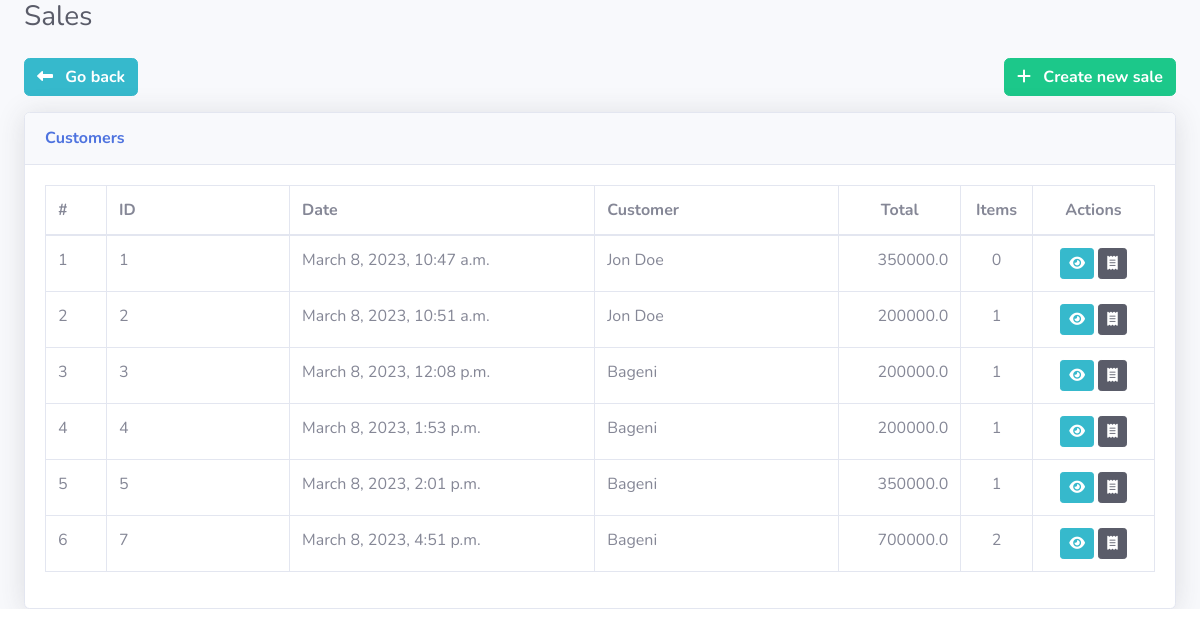
The page /posApp/sales (signed in) on the database as committed earlier.
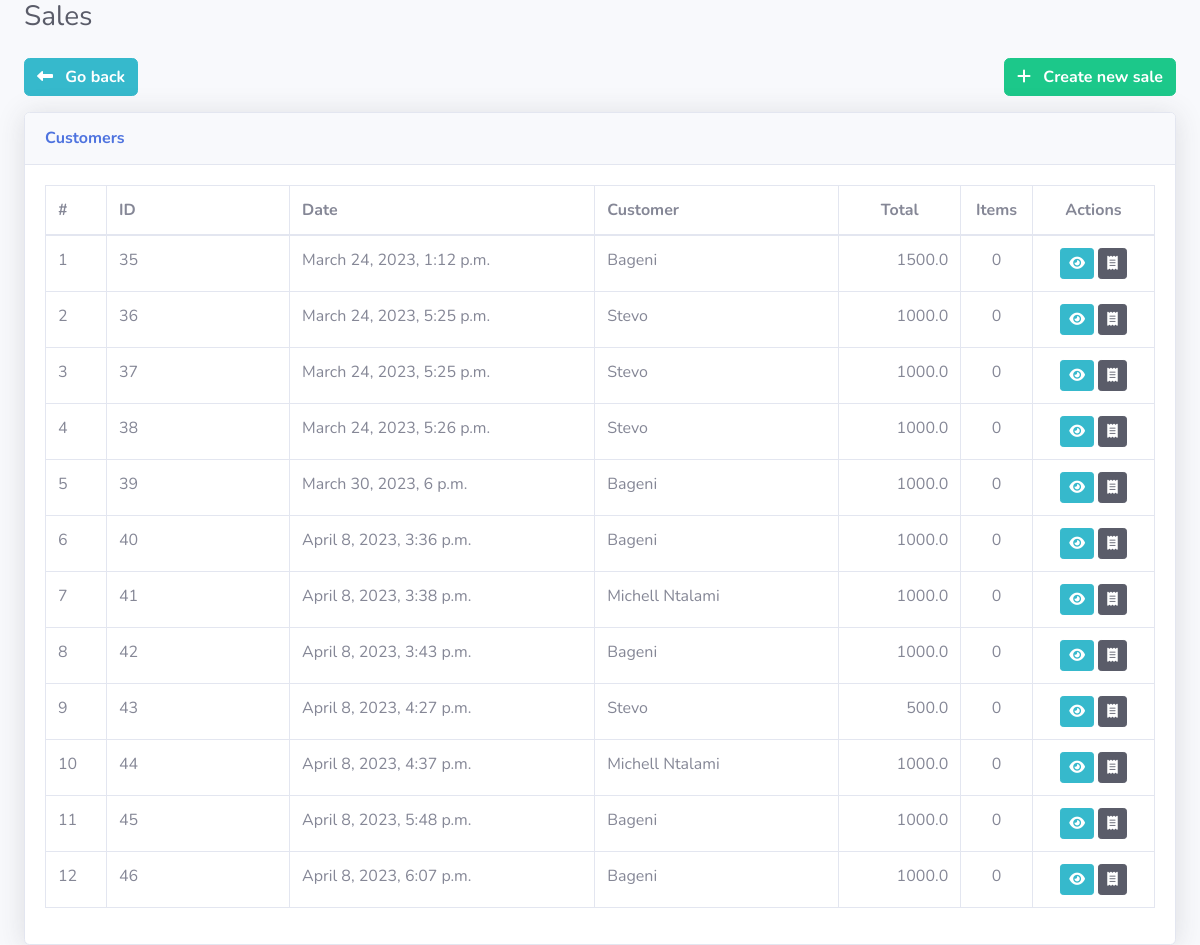
The same page on the database as committed later.
### posApp/models.py (models this page shows, shortened)
class Sale(models.Model):
    date_added = models.DateTimeField(auto_now_add=True)
    customer = models.ForeignKey(Customer, on_delete=models.SET_NULL, null=True, blank=True)
    sub_total = models.FloatField(default=0)
    grand_total = models.FloatField(default=0)
    tax_amount = models.FloatField(default=0)
    tax_percentage = models.FloatField(default=0)
    amount_payed = models.FloatField(default=0)
    amount_change = models.FloatField(default=0)
    store = models.ForeignKey(Store, on_delete=models.CASCADE, null=True, blank=True)
    class Meta:
        db_table = 'Sales'
    def sum_items(self):
        details = SaleDetail.objects.filter(sale=self.id)
        return sum([d.quantity for d in details])

class Customer(models.Model):
    name = models.CharField(max_length=200)
    dob = models.DateField()
    customer_email = models.EmailField()
    customer_mobile = models.CharField(max_length=20)
    customer_sex = models.CharField(max_length=10)
    customer_age = models.PositiveSmallIntegerField()
    customer_address = models.TextField()
    date_added = models.DateTimeField(default=timezone.now)
    date_updated = models.DateTimeField(auto_now=True)
    store = models.ForeignKey(Store, on_delete=models.CASCADE, null=True, blank=True)

class SaleDetail(models.Model):
    sale = models.ForeignKey(Sale, on_delete=models.SET_NULL, null=True, blank=True, db_column='sale')
    product = models.ForeignKey(Product, on_delete=models.SET_NULL, null=True, blank=True, db_column='product')
    price = models.FloatField()
    quantity = models.PositiveIntegerField()
    total_detail = models.FloatField()
    store = models.ForeignKey(Store, on_delete=models.CASCADE, null=True, blank=True)
    class Meta:
        db_table = 'SaleDetails'

### posApp/views.py (the view)
# urls.py: path('sales', views.SalesListView, name='sales_list'),
def SalesListView(request):
    store_id = request.session.get('store_id')
    store = Store.objects.get(id=store_id)
    context = {
        "sales": Sale.objects.filter(store=store),
        "salesdetails": SaleDetail.objects.filter(store=store)
    }
    return render(request, "posApp/sales.html", context=context)

### posApp/templates/posApp/sales.html (shortened to what this page needs)
{% extends "posApp/abase.html" %}
{% load static %}
{% block stylesheets %}
<link href="{% static 'assets/css/dataTables.bootstrap4.min.css' %}" rel="stylesheet">
<link href="{% static 'assets/css/pagination_buttons.css' %}" rel="stylesheet">
{% endblock stylesheets %}
{% block content %}
<div class="d-flex justify-content-between">
    <div class="row ml-0 mb-3">
      <a href="{% url 'index' %}">
        <button type="button" class="btn btn-info font-weight-bold">
          <i class="fas fa-long-arrow-alt-left mr-2"></i>
          Go back
        </button>
      </a>
    </div>
    <div class="row mr-0 mb-3">
      <a href="{% url 'pos' %}">
        <button type="button" class="btn btn-success font-weight-bold">
          <i class="fas fa-plus mr-2"></i>
          Create new sale
        </button>
      </a>
    </div>
  </div>
    <div class="card shadow mb-12">
        <div class="card-header py-3">
            <h6 class="m-0 font-weight-bold text-primary">Customers</h6>
        </div>
        <div class="card-body">
            <div class="table-responsive">
                <table class="table table-bordered table-hover" id="dataTable" width="100%" cellspacing="0">
                    <thead>
                        <tr>
                            <th style="width:5%">#</th>
                            <th style="width:15%">ID</th>
                            <th style="width:25%">Date</th>
                            <th style="width:20%">Customer</th>
                            <th class="text-center" style="width:10%">Total</th>
                            <th class="text-center" style="width:5%">Items</th>
                            <th class="text-center" style="width:10%">Actions</th>
                        </tr>
                    </thead>
                    <tbody>
                        {% for s in sales %}
                        <tr>
                            <td>{{forloop.counter}}</td>
                            <td>{{s.id}}</td>
                            <td>{{s.date_added}}</td>
                            <td>{{s.customer.name}}</td>
                            <td class="text-right" >{{s.grand_total}}</td>
                            <td class="text-center" >{{s.sum_items}}</td>
                            <td class="text-center">
                                <a href="{% url 'sales_details' s.id %}" class="text-decoration-none">
                                    <button type="button" class="btn btn-info btn-sm" data-bs-toggle="tooltip" title="view sale">
                                        <i class="fas fa-eye"></i>
                                    </button>
                                </a>
                                <a href="{% url 'sales_receipt_pdf' s.id %}" class="text-decoration-none">
                                    <button type="button" class="btn btn-dark btn-sm" data-bs-toggle="tooltip" title="Download Receipt">
                                        <i class="fas fa-receipt"></i>
                                    </button>
                                </a>
                            </td>
                        </tr>
                        {% endfor %}
                    </tbody>
                </table>
            </div>
        </div>
    </div>
{% endblock content %}

Rows that differ between the two databases and show on the page:
removed Sale: id "1", date_added "March 8, 2023, 10:47 a.m.", customer.name "Jon Doe", grand_total "350000.0", sum_items "0"
removed Sale: id "2", date_added "March 8, 2023, 10:51 a.m.", customer.name "Jon Doe", grand_total "200000.0", sum_items "1"
removed Sale: id "3", date_added "March 8, 2023, 12:08 p.m.", customer.name "Bageni", grand_total "200000.0", sum_items "1"
removed Sale: id "4", date_added "March 8, 2023, 1:53 p.m.", customer.name "Bageni", grand_total "200000.0", sum_items "1"
removed Sale: id "5", date_added "March 8, 2023, 2:01 p.m.", customer.name "Bageni", grand_total "350000.0", sum_items "1"
removed Sale: id "7", date_added "March 8, 2023, 4:51 p.m.", customer.name "Bageni", grand_total "700000.0", sum_items "2"
added Sale: id "35", date_added "March 24, 2023, 1:12 p.m.", customer.name "Bageni", grand_total "1500.0", sum_items "0"
added Sale: id "36", date_added "March 24, 2023, 5:25 p.m.", customer.name "Stevo", grand_total "1000.0", sum_items "0"
added Sale: id "37", date_added "March 24, 2023, 5:25 p.m.", customer.name "Stevo", grand_total "1000.0", sum_items "0"
added Sale: id "38", date_added "March 24, 2023, 5:26 p.m.", customer.name "Stevo", grand_total "1000.0", sum_items "0"
added Sale: id "39", date_added "March 30, 2023, 6 p.m.", customer.name "Bageni", grand_total "1000.0", sum_items "0"
added Sale: id "40", date_added "April 8, 2023, 3:36 p.m.", customer.name "Bageni", grand_total "1000.0", sum_items "0"
added Sale: id "41", date_added "April 8, 2023, 3:38 p.m.", customer.name "Michell Ntalami", grand_total "1000.0", sum_items "0"
added Sale: id "42", date_added "April 8, 2023, 3:43 p.m.", customer.name "Bageni", grand_total "1000.0", sum_items "0"
added Sale: id "43", date_added "April 8, 2023, 4:27 p.m.", customer.name "Stevo", grand_total "500.0", sum_items "0"
added Sale: id "44", date_added "April 8, 2023, 4:37 p.m.", customer.name "Michell Ntalami", grand_total "1000.0", sum_items "0"
added Sale: id "45", date_added "April 8, 2023, 5:48 p.m.", customer.name "Bageni", grand_total "1000.0", sum_items "0"
added Sale: id "46", date_added "April 8, 2023, 6:07 p.m.", customer.name "Bageni", grand_total "1000.0", sum_items "0"
